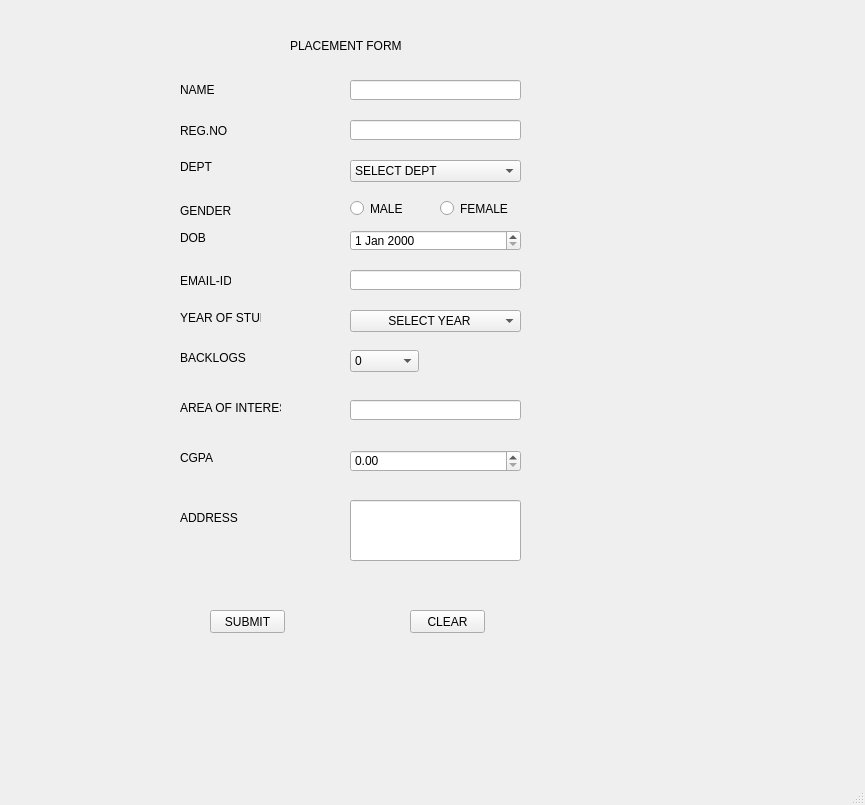
<?xml version="1.0" encoding="UTF-8"?>
<ui version="4.0">
 <class>MainWindow</class>
 <widget class="QMainWindow" name="MainWindow">
  <property name="geometry">
   <rect>
    <x>0</x>
    <y>0</y>
    <width>865</width>
    <height>805</height>
   </rect>
  </property>
  <property name="windowTitle">
   <string>MainWindow</string>
  </property>
  <widget class="QWidget" name="centralwidget">
   <widget class="QLabel" name="label">
    <property name="geometry">
     <rect>
      <x>290</x>
      <y>30</y>
      <width>131</width>
      <height>31</height>
     </rect>
    </property>
    <property name="text">
     <string>PLACEMENT FORM</string>
    </property>
   </widget>
   <widget class="QLabel" name="label_2">
    <property name="geometry">
     <rect>
      <x>180</x>
      <y>80</y>
      <width>167</width>
      <height>20</height>
     </rect>
    </property>
    <property name="text">
     <string>NAME</string>
    </property>
   </widget>
   <widget class="QLineEdit" name="lineEdit">
    <property name="geometry">
     <rect>
      <x>350</x>
      <y>80</y>
      <width>171</width>
      <height>20</height>
     </rect>
    </property>
   </widget>
   <widget class="QLabel" name="label_3">
    <property name="geometry">
     <rect>
      <x>180</x>
      <y>120</y>
      <width>71</width>
      <height>21</height>
     </rect>
    </property>
    <property name="text">
     <string>REG.NO</string>
    </property>
   </widget>
   <widget class="QLineEdit" name="lineEdit_2">
    <property name="geometry">
     <rect>
      <x>350</x>
      <y>120</y>
      <width>171</width>
      <height>20</height>
     </rect>
    </property>
   </widget>
   <widget class="QLabel" name="label_4">
    <property name="geometry">
     <rect>
      <x>180</x>
      <y>160</y>
      <width>47</width>
      <height>13</height>
     </rect>
    </property>
    <property name="text">
     <string>DEPT</string>
    </property>
   </widget>
   <widget class="QComboBox" name="comboBox">
    <property name="geometry">
     <rect>
      <x>350</x>
      <y>160</y>
      <width>171</width>
      <height>22</height>
     </rect>
    </property>
    <item>
     <property name="text">
      <string>SELECT DEPT</string>
     </property>
    </item>
    <item>
     <property name="text">
      <string>CSE</string>
     </property>
    </item>
    <item>
     <property name="text">
      <string>IT</string>
     </property>
    </item>
    <item>
     <property name="text">
      <string>EEE</string>
     </property>
    </item>
    <item>
     <property name="text">
      <string>EIE</string>
     </property>
    </item>
    <item>
     <property name="text">
      <string>MECH</string>
     </property>
    </item>
   </widget>
   <widget class="QLabel" name="label_5">
    <property name="geometry">
     <rect>
      <x>180</x>
      <y>200</y>
      <width>71</width>
      <height>21</height>
     </rect>
    </property>
    <property name="text">
     <string>GENDER</string>
    </property>
   </widget>
   <widget class="QRadioButton" name="radioButton">
    <property name="geometry">
     <rect>
      <x>350</x>
      <y>200</y>
      <width>82</width>
      <height>17</height>
     </rect>
    </property>
    <property name="text">
     <string>MALE</string>
    </property>
   </widget>
   <widget class="QRadioButton" name="radioButton_2">
    <property name="geometry">
     <rect>
      <x>440</x>
      <y>200</y>
      <width>82</width>
      <height>17</height>
     </rect>
    </property>
    <property name="text">
     <string>FEMALE</string>
    </property>
   </widget>
   <widget class="QLabel" name="label_6">
    <property name="geometry">
     <rect>
      <x>180</x>
      <y>230</y>
      <width>41</width>
      <height>16</height>
     </rect>
    </property>
    <property name="text">
     <string>DOB</string>
    </property>
   </widget>
   <widget class="QDateEdit" name="dateEdit">
    <property name="geometry">
     <rect>
      <x>350</x>
      <y>230</y>
      <width>171</width>
      <height>21</height>
     </rect>
    </property>
   </widget>
   <widget class="QLabel" name="label_7">
    <property name="geometry">
     <rect>
      <x>180</x>
      <y>270</y>
      <width>51</width>
      <height>21</height>
     </rect>
    </property>
    <property name="text">
     <string>EMAIL-ID</string>
    </property>
   </widget>
   <widget class="QLineEdit" name="lineEdit_3">
    <property name="geometry">
     <rect>
      <x>350</x>
      <y>270</y>
      <width>171</width>
      <height>20</height>
     </rect>
    </property>
   </widget>
   <widget class="QLabel" name="label_8">
    <property name="geometry">
     <rect>
      <x>180</x>
      <y>310</y>
      <width>81</width>
      <height>16</height>
     </rect>
    </property>
    <property name="text">
     <string>YEAR OF STUDY</string>
    </property>
   </widget>
   <widget class="QComboBox" name="comboBox_2">
    <property name="geometry">
     <rect>
      <x>350</x>
      <y>310</y>
      <width>171</width>
      <height>22</height>
     </rect>
    </property>
    <item>
     <property name="text">
      <string>          SELECT YEAR</string>
     </property>
    </item>
    <item>
     <property name="text">
      <string>1ST</string>
     </property>
    </item>
    <item>
     <property name="text">
      <string>2ND</string>
     </property>
    </item>
    <item>
     <property name="text">
      <string>3RD</string>
     </property>
    </item>
    <item>
     <property name="text">
      <string>FINAL</string>
     </property>
    </item>
   </widget>
   <widget class="QComboBox" name="comboBox_3">
    <property name="geometry">
     <rect>
      <x>350</x>
      <y>350</y>
      <width>69</width>
      <height>22</height>
     </rect>
    </property>
    <item>
     <property name="text">
      <string>0</string>
     </property>
    </item>
    <item>
     <property name="text">
      <string>1</string>
     </property>
    </item>
    <item>
     <property name="text">
      <string>2</string>
     </property>
    </item>
    <item>
     <property name="text">
      <string>MORE</string>
     </property>
    </item>
   </widget>
   <widget class="QLabel" name="label_9">
    <property name="geometry">
     <rect>
      <x>180</x>
      <y>350</y>
      <width>151</width>
      <height>16</height>
     </rect>
    </property>
    <property name="text">
     <string>BACKLOGS</string>
    </property>
   </widget>
   <widget class="QLabel" name="label_11">
    <property name="geometry">
     <rect>
      <x>180</x>
      <y>400</y>
      <width>101</width>
      <height>16</height>
     </rect>
    </property>
    <property name="text">
     <string>AREA OF INTEREST</string>
    </property>
   </widget>
   <widget class="QLineEdit" name="lineEdit_5">
    <property name="geometry">
     <rect>
      <x>350</x>
      <y>400</y>
      <width>171</width>
      <height>20</height>
     </rect>
    </property>
   </widget>
   <widget class="QLabel" name="label_12">
    <property name="geometry">
     <rect>
      <x>180</x>
      <y>450</y>
      <width>91</width>
      <height>16</height>
     </rect>
    </property>
    <property name="text">
     <string>CGPA</string>
    </property>
   </widget>
   <widget class="QDoubleSpinBox" name="doubleSpinBox">
    <property name="geometry">
     <rect>
      <x>350</x>
      <y>450</y>
      <width>171</width>
      <height>22</height>
     </rect>
    </property>
   </widget>
   <widget class="QLabel" name="label_13">
    <property name="geometry">
     <rect>
      <x>180</x>
      <y>510</y>
      <width>71</width>
      <height>16</height>
     </rect>
    </property>
    <property name="text">
     <string>ADDRESS</string>
    </property>
   </widget>
   <widget class="QLineEdit" name="lineEdit_6">
    <property name="geometry">
     <rect>
      <x>350</x>
      <y>500</y>
      <width>171</width>
      <height>61</height>
     </rect>
    </property>
   </widget>
   <widget class="QPushButton" name="pushButton">
    <property name="geometry">
     <rect>
      <x>210</x>
      <y>610</y>
      <width>75</width>
      <height>23</height>
     </rect>
    </property>
    <property name="text">
     <string>SUBMIT</string>
    </property>
   </widget>
   <widget class="QPushButton" name="pushButton_2">
    <property name="geometry">
     <rect>
      <x>410</x>
      <y>610</y>
      <width>75</width>
      <height>23</height>
     </rect>
    </property>
    <property name="text">
     <string>CLEAR</string>
    </property>
   </widget>
  </widget>
  <widget class="QMenuBar" name="menubar">
   <property name="geometry">
    <rect>
     <x>0</x>
     <y>0</y>
     <width>865</width>
     <height>21</height>
    </rect>
   </property>
  </widget>
  <widget class="QStatusBar" name="statusbar"/>
 </widget>
 <resources/>
 <connections/>
</ui>
